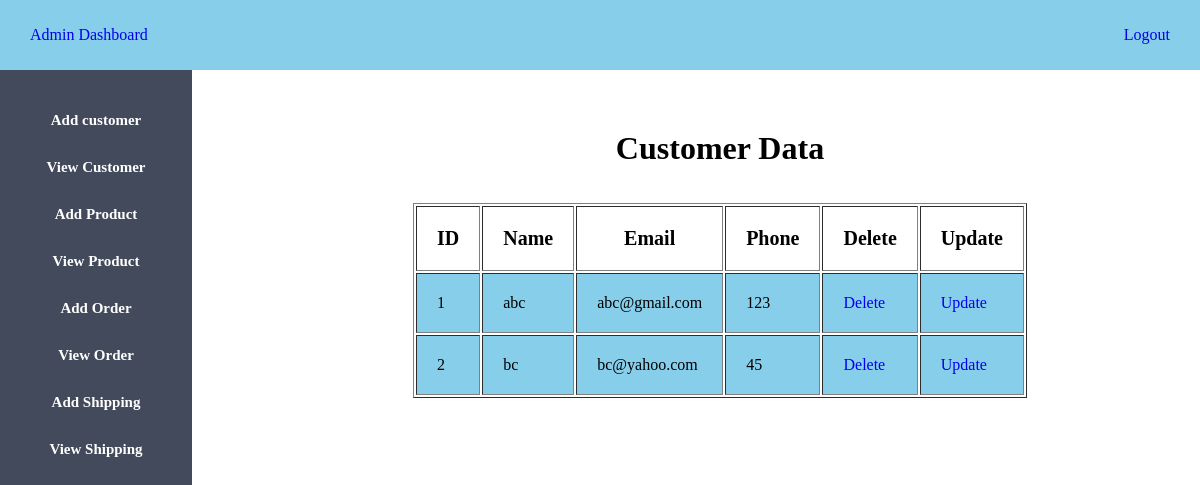
/view_customer.php (signed in), run on the app's committed database.
### tables this page shows
CREATE TABLE `customer` (
  `id` int(11) NOT NULL,
  `name` varchar(100) NOT NULL,
  `email` varchar(100) NOT NULL,
  `phone` int(100) NOT NULL
);

### view_customer.php (the view, shortened to what this page needs)
<?php
    $host = "localhost";
    $user = "root";
    $password = "";
    $db = "pet_store";
    $data= mysqli_connect($host,$user,$password,$db);
    $sql = "SELECT * FROM customer";
    $result = mysqli_query($data,$sql);
?>
<!DOCTYPE html>
<html>
<head>
	<link rel="stylesheet" type="text/css" href="admin.css">
</head>
<body>
	<?php
    include "admin_sidebar.php"
    ?>
	<div class="content">
        <center>
		<h1>Customer Data </h1>
    <br><br>
        <table border="1px">
            <tr>
            <th class = "table_th">ID</th>
                <th class = "table_th">Name</th>
                <th class = "table_th">Email</th>
                <th class = "table_th">Phone</th>
                <th class = "table_th">Delete</th>
                <th class = "table_th">Update</th>
            </tr>
            <?php
            while($info =$result->fetch_assoc())
            {
            ?>
            <tr>
                <td class = "table_td">
                    <?php echo"{$info['id']}"; ?>
                </td>
                <td class = "table_td">
                    <?php echo"{$info['name']}"; ?>
                </td>
                <td class = "table_td">
                    <?php echo"{$info['email']}"; ?>
                </td>
                <td class = "table_td">
                    <?php echo"{$info['phone']}"; ?>
                </td>
                <td class = "table_td">
                    <?php echo "<a class='btn btn-danger' onClick=\" javascript:return confirm('delete this data'); \" href='delete_customer.php?id={$info['id']}'>Delete</a>"; ?>
                </td>
                <td class = "table_td">
                    <?php echo "<a class='btn btn-primary' href='update_customer.php?id={$info['id']}'>Update</a>"; ?>
                </td>
            </tr>
            <?php
            }
            ?>
        </table>
        </center>
	</div>
</body>
</html>

### admin.css (style rules this page uses)
* { margin: 0px; padding: 0px; }
a,a:hover { text-decoration: none!important; }
.content { margin-left: 20%; margin-top: 5%; }

### view_customer.php (style rules this page uses)
.table_th { padding: 20px; font-size: 20px; }
.table_td { padding: 20px; background-color: skyblue; }

### data on the page
customer: id "1", name "abc", email "abc@gmail.com", phone "123"
customer: id "2", name "bc", email "bc@yahoo.com", phone "45"
